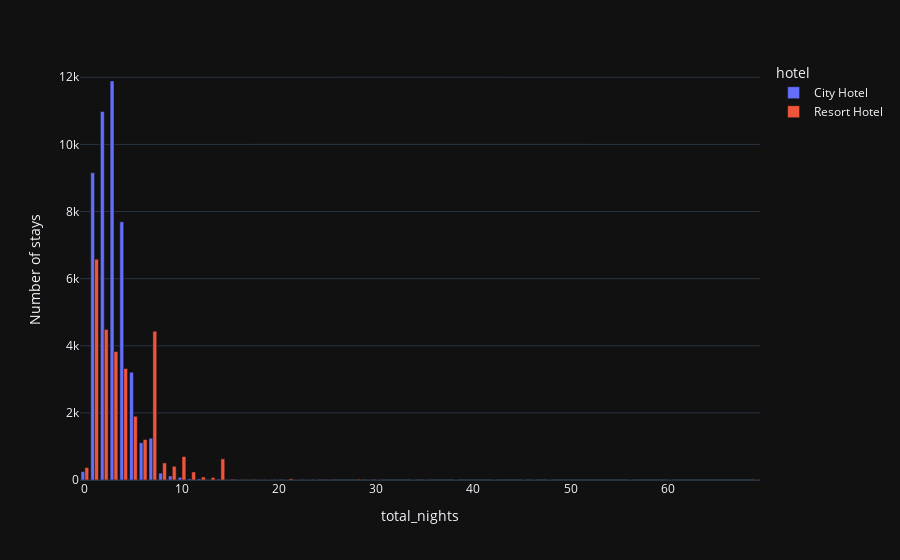

The cell this chart's notebook holds for it:
### Code cell
px.bar(data_frame=stay, x="total_nights", y="Number of stays", color="hotel", barmode="group", template="plotly_dark")

### Figure 1 — Plotly figure (JSON) as saved in the notebook; plotly's stock layout.template omitted (floating-point values rounded to 4 significant figures)
{"data": [{"alignmentgroup": "True", "hovertemplate": "hotel=City Hotel<br>total_nights=%{x}<br>Number of stays=%{y}<extra></extra>", "legendgroup": "City Hotel", "marker": {"color": "#636efa", "pattern": {"shape": ""}}, "name": "City Hotel", "offsetgroup": "City Hotel", "orientation": "v", "showlegend": true, "textposition": "auto", "type": "bar", "x": [0, 1, 2, 3, 4, 5, 6, 7, 8, 9, 10, 11, 12, 13, 14, 15, 16, 17, 18, 19, 20, 21, 22, 23, 24, 34, 48], "xaxis": "x", "y": [251, 9155, 10983, 11889, 7694, 3210, 1111, 1245, 205, 119, 80, 33, 33, 15, 26, 14, 6, 4, 1, 2, 1, 1, 2, 1, 1, 1, 1], "yaxis": "y"}, {"alignmentgroup": "True", "hovertemplate": "hotel=Resort Hotel<br>total_nights=%{x}<br>Number of stays=%{y}<extra></extra>", "legendgroup": "Resort Hotel", "marker": {"color": "#EF553B", "pattern": {"shape": ""}}, "name": "Resort Hotel", "offsetgroup": "Resort Hotel", "orientation": "v", "showlegend": true, "textposition": "auto", "type": "bar", "x": [0, 1, 2, 3, 4, 5, 6, 7, 8, 9, 10, 11, 12, 13, 14, 15, 16, 17, 18, 19, 21, 22, 23, 25, 28, 29, 30, 35, 38, 42, 45, 46, 56, 60, 69], "xaxis": "x", "y": [371, 6579, 4488, 3828, 3321, 1899, 1205, 4434, 509, 408, 699, 240, 89, 75, 630, 23, 12, 11, 5, 4, 35, 7, 1, 14, 22, 2, 2, 5, 1, 3, 1, 1, 1, 1, 1], "yaxis": "y"}], "layout": {"barmode": "group", "legend": {"title": {"text": "hotel"}, "tracegroupgap": 0}, "margin": {"t": 60}, "xaxis": {"anchor": "y", "domain": [0, 1], "title": {"text": "total_nights"}}, "yaxis": {"anchor": "x", "domain": [0, 1], "title": {"text": "Number of stays"}}}}
